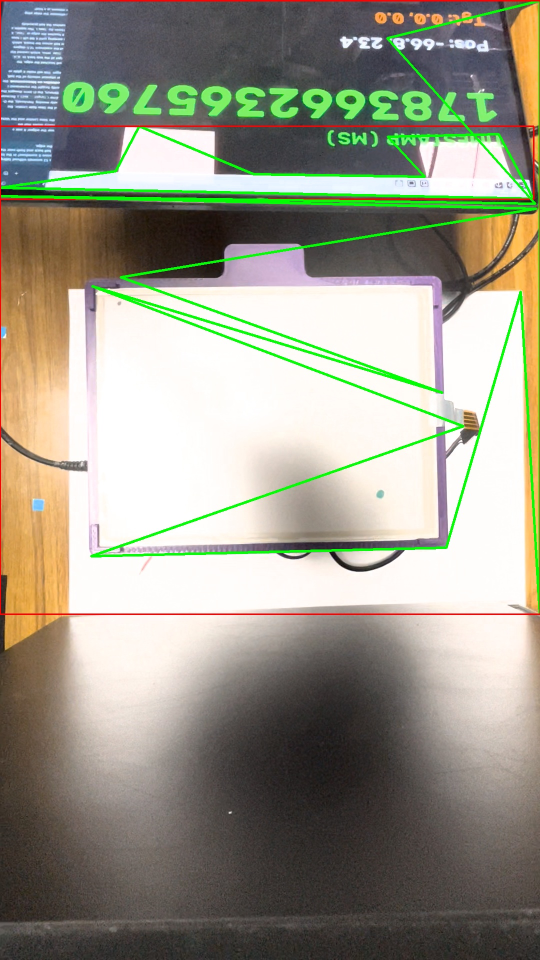
#> input picture host_software/ml_vision/tests/detect_test.jpg, 1080 x 1920 px (shown at 1/2 size)
$ python test_preprocessor.py ../tests/detect_test.jpg out.png
#> lines starting #> are read from the running program, lines starting #| are printed output that depends on the picture; after the words box and inside, x2 and y2 are one past the last pixel; in counts of white or black regions, pixels touching at a corner belong together
#> in test_preprocess, frame is the input picture: shape (1920, 1080, 3); mean B, G, R 136.6, 152, 153.5
### host_software/ml_vision/core/preprocessor.py
"""
preprocessor.py

⚠️  LEGACY / EXPERIMENTAL — DO NOT USE IN NEW WORK  ⚠️

This module was written during the early experimental phase of the project
when Canny edge detection and HSV colour masking were being investigated as
camera-agnostic alternatives to fiducial markers.

It has been SUPERSEDED by the ArUco homography pipeline, which is used in
all working inference scripts (main_onnx_aruco.py) and all new data-labelling
scripts (auto_label_shared_vision.py).

Known issues with this module:
  1. GEOMETRIC ERROR: get_perspective_transform() always warps the platform
     to a SQUARE output (500×500 px), even though the physical platform is a
     RECTANGLE (187.5 × 142.0 mm). This stretches coordinates incorrectly
     and makes any downstream mm mapping wrong.
  2. FRAGILE DETECTION: The HSV mask targets a white/grey platform colour.
     Any change in lighting, camera gain, or platform colour breaks detection.
  3. UNUSED IN PRODUCTION: This class is only referenced in legacy test
     scripts (realtime_pipeline_test.py, cascaded_pipeline_test.py,
     test_preprocessor.py). It is not part of the data collection or
     inference pipelines.

CORRECT APPROACH for all new work:
  Use cv2.aruco + cv2.findHomography to obtain a pixel↔mm mapping (M),
  then call cv2.warpPerspective with an aspect-ratio-preserving dst rectangle:

    WARP_W = 500
    WARP_H = int(round(500 * PLATFORM_H / PLATFORM_W))  # ~379 px
    warped  = cv2.warpPerspective(frame, M_warp, (WARP_W, WARP_H))
    cnn_in  = cv2.resize(warped, (128, 128))

  See: docs/plans/preprocessor_architecture_review.md for full analysis.

Original pipeline this module attempted to implement:
  1. Undistort frames (optional, if calibration data is provided).
  2. Adjust exposure/lighting.
  3. Detect platform via HSV + contour to find platform corners.
  4. Perform perspective transformation to get a top-down view.
"""

import cv2
import numpy as np


class Preprocessor:
    def __init__(self, camera_matrix=None, dist_coeffs=None, platform_size=(500, 500)):
        self.camera_matrix = camera_matrix
        self.dist_coeffs = dist_coeffs
        self.platform_size = platform_size  # (width, height) of the output warped image

        # Canny edge detection parameters
        self.canny_threshold1 = 50
        self.canny_threshold2 = 150

        # Desired corner coordinates in the output image (top-down view)
        # Order: top-left, top-right, bottom-right, bottom-left
        self.dst_pts = np.array(
            [
                [0, 0],
                [self.platform_size[0] - 1, 0],
                [self.platform_size[0] - 1, self.platform_size[1] - 1],
                [0, self.platform_size[1] - 1],
            ],
            dtype="float32",
        )

        # Temporal smoothing state
        self.prev_corners = None
        # Increased from 0.2 to 0.8 to reduce visual lag/sluggishness on the display
        self.ema_alpha = 0.9

        # HSV Color masking parameters (White/Grey platform)
        self.hsv_lower = np.array([0, 0, 80])
        self.hsv_upper = np.array([180, 40, 255])

    # [20 lines left out: functions adjust_exposure, undistort, not called in this run]

    def get_perspective_transform(self, frame, draw_corners=False):
        """
        Uses adaptive Canny edge detection to find the largest quadrilateral (assumed to be the platform),
        applies morphological closing, robustly extracts 4 corners (falling back to minAreaRect),
        and returns the warped top-down view with EMA smoothing.
        """
#> called with draw_corners = False
        # Convert to HSV and apply color mask (Targeting White/Grey)
        hsv = cv2.cvtColor(frame, cv2.COLOR_BGR2HSV)
#> hsv: shape (1920, 1080, 3); mean H, S, V 39.3, 48.4, 164.4
        mask = cv2.inRange(hsv, self.hsv_lower, self.hsv_upper)
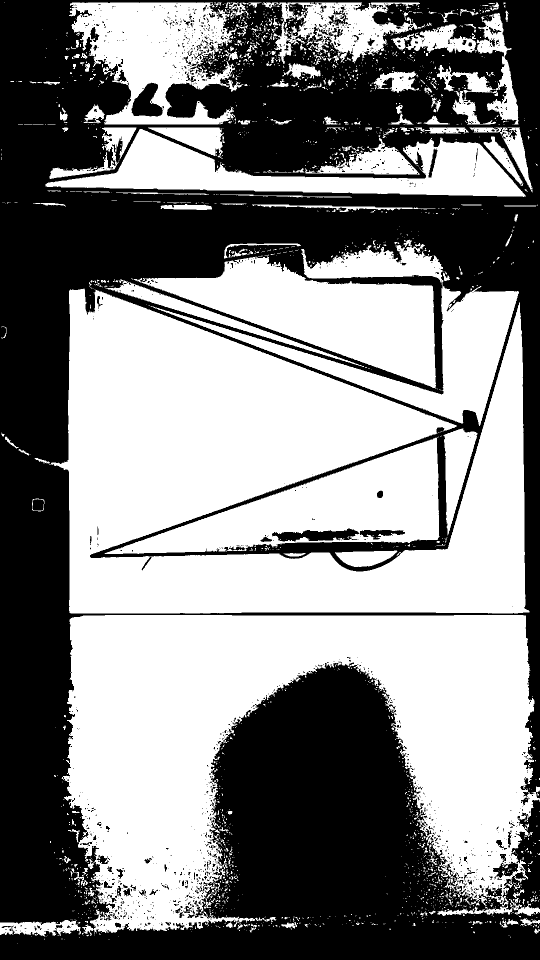
#> mask: shape (1920, 1080) (shown at 1/2 size); 52.9% white; 1542 black regions (1388 under 20 px), largest, box (x1, y1, x2, y2) and area: (0, 0, 1080, 1920) 953947, (544, 1057, 719, 1083) 2689, (263, 165, 326, 233) 2573
        self.last_mask = mask.copy()

        # Morphological operations to clean up the mask (remove salt & pepper noise)
        kernel_mask = cv2.getStructuringElement(cv2.MORPH_RECT, (7, 7))
        mask = cv2.morphologyEx(mask, cv2.MORPH_OPEN, kernel_mask)
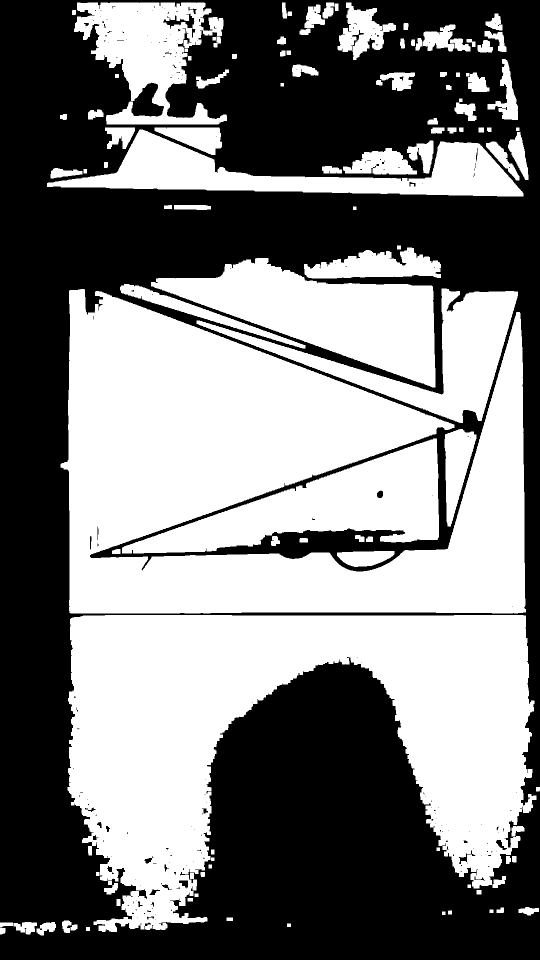
#> mask: shape (1920, 1080) (shown at 1/2 size); 49.1% white; 112 white regions, largest, box (x1, y1, x2, y2) and area: (121, 578, 1052, 1227) 361633, (135, 1230, 1073, 1864) 321413, (302, 516, 871, 775) 68084
        mask = cv2.morphologyEx(mask, cv2.MORPH_CLOSE, kernel_mask)
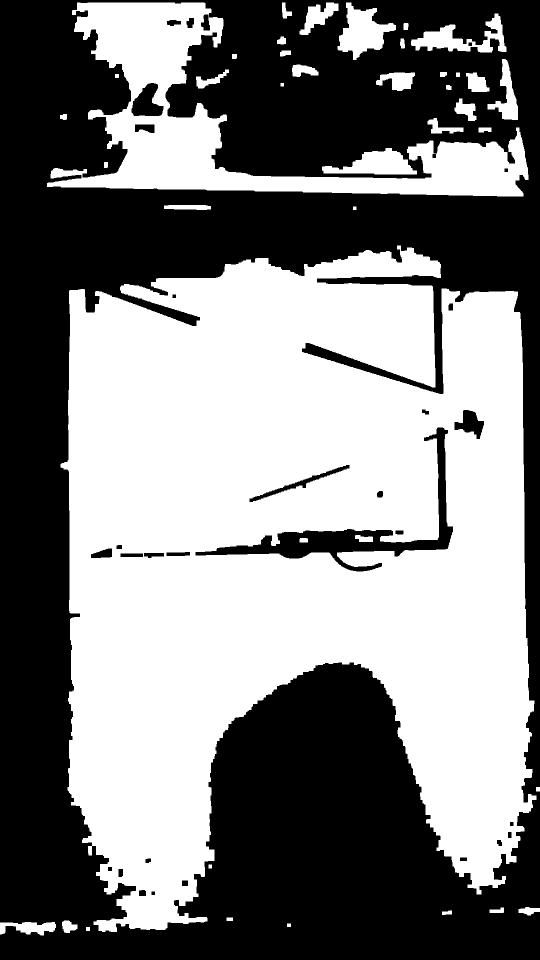
#> mask: shape (1920, 1080) (shown at 1/2 size); 50.6% white; 32 black regions, largest, box (x1, y1, x2, y2) and area: (0, 0, 1080, 1920) 994481, (391, 855, 906, 1143) 19378, (263, 166, 327, 232) 2648

        # Generate an edge-map of the binary color mask using morphological gradient
        # This gives us a 1-pixel thin outline of every object the color filter caught.
        kernel_grad = cv2.getStructuringElement(cv2.MORPH_RECT, (3, 3))
        mask_edges = cv2.morphologyEx(mask, cv2.MORPH_GRADIENT, kernel_grad)
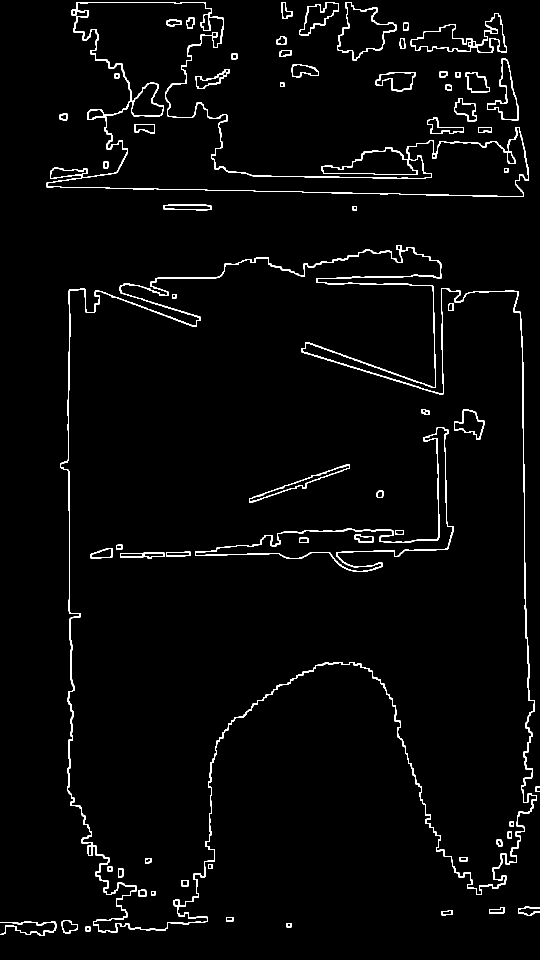
#> mask_edges: shape (1920, 1080) (shown at 1/2 size); 2.4% white in thin lines or dots

        # Find contours directly on the binary mask instead of using Canny!
        # This completely ignores background clutter because everything not matching the color is already gone.
        contours, _ = cv2.findContours(mask, cv2.RETR_EXTERNAL, cv2.CHAIN_APPROX_SIMPLE)
#> contours = 39 contours; largest, box (x1, y1, x2, y2) and area: (121, 491, 1073, 1864) 929276, (94, 5, 1057, 393) 106806, (675, 5, 792, 120) 6508, (822, 27, 1013, 105) 5406, (644, 296, 834, 349) 5311

        if not contours:
            return None, frame

        # Sort contours by area descending (look at the top 5 largest)
        contours = sorted(contours, key=cv2.contourArea, reverse=True)[:5]
#> contours = 5 contours; box (x1, y1, x2, y2) and area: (121, 491, 1073, 1864) 929276, (94, 5, 1057, 393) 106806, (675, 5, 792, 120) 6508, (822, 27, 1013, 105) 5406, (644, 296, 834, 349) 5311

        h, w = frame.shape[:2]
#> h = 1920; w = 1080

        # 2. Smart Platform Extraction
        pts = None
        for c in contours:
            area = cv2.contourArea(c)
            # Ignore tiny contours that are definitely not the platform
            if area < 5000:
                continue

            peri = cv2.arcLength(c, True)
            # Relax the approximation slightly (0.03 instead of 0.02) to handle slightly rounded corners
            approx = cv2.approxPolyDP(c, 0.03 * peri, True)

            # The platform MUST have 4 corners and generally be a convex shape
            if len(approx) == 4 and cv2.isContourConvex(approx):
                # Check if any of the 4 corners are touching the physical edges of the camera frame
                # (This prevents the script from thinking the border of the image is the platform)
                touches_border = False
                for pt in approx:
                    px, py = pt[0]
                    if px <= 10 or py <= 10 or px >= w - 10 or py >= h - 10:
                        touches_border = True
                        break

                if touches_border:
                    continue

                # Edge Overlap Verification
                # We draw the 4 edges of the candidate polygon and check how much they overlap with the actual color boundary
                poly_outline = np.zeros((h, w), dtype=np.uint8)
                cv2.drawContours(
                    poly_outline, [approx], -1, 255, 2
                )  # 2 pixel thickness

                overlap = cv2.bitwise_and(poly_outline, mask_edges)
                overlap_ratio = np.count_nonzero(overlap) / (
                    np.count_nonzero(poly_outline) + 1e-6
                )

                # If less than 60% of the polygon's perimeter aligns with a real color boundary, reject it
                if overlap_ratio < 0.6:
                    continue

                # Color Uniformity Check
                # Create a mask of just this quadrilateral and measure the variance/texture of the colors inside it
                poly_mask = np.zeros((h, w), dtype=np.uint8)
                cv2.fillPoly(poly_mask, [np.int32(approx)], 255)
                mean_color, stddev_color = cv2.meanStdDev(frame, mask=poly_mask)
                avg_stddev = np.mean(stddev_color)

                # A solid colored platform (even with lighting gradients or small markers) will have low variance (< 45).
                # A highly textured object (like a poster or keyboard) will have high variance (> 60).
                if (
                    avg_stddev > 50.0
                ):  # Adjust this threshold if it rejects the real platform!
                    continue

                pts = approx.reshape(4, 2)
                break
#> this loop made 5 passes
#> (area, peri) on passes 1 to 5: (929275.5, 9010.9), (106805.5, 4410.3), (6507.5, 495.9), (5405.5, 802.7), (5311, 478.9)

        # If we couldn't find a perfect 4-sided polygon, fallback to a bounding box around the absolute largest object
        if pts is None:
            largest_contour = contours[0]
#> largest_contour = contour of 2044 points, box (x1, y1, x2, y2) (121, 491, 1073, 1864), area 929276
            rect_min = cv2.minAreaRect(largest_contour)
#> rect_min = ((590.8, 1174.4), (938.5, 1352.2), -1.94)
            box = cv2.boxPoints(rect_min)
#> box = [[144.7, 1866], [98.83, 514.6], [1036.8, 482.8], [1082.7, 1834.2]]
            pts = np.int0(box) if hasattr(np, "int0") else np.int32(box)
#> pts = [[144, 1865], [98, 514], [1036, 482], [1082, 1834]]

        if pts is not None and len(pts) == 4:
            # Order points: top-left, top-right, bottom-right, bottom-left
            rect = np.zeros((4, 2), dtype="float32")
#> rect = [[0, 0], [0, 0], [0, 0], [0, 0]]

            s = pts.sum(axis=1)
#> s = [2009, 612, 1518, 2916]
            rect[0] = pts[np.argmin(s)]  # Top-Left
            rect[2] = pts[np.argmax(s)]  # Bottom-Right

            diff = np.diff(pts, axis=1)
#> diff = [1721, 416, -554, 752]
            rect[1] = pts[np.argmin(diff)]  # Top-Right
            rect[3] = pts[np.argmax(diff)]  # Bottom-Left

            # 3. Temporal Smoothing (EMA)
            if self.prev_corners is not None:
                dist = np.linalg.norm(rect - self.prev_corners)
                if dist < 150:  # Threshold for valid EMA smoothing
                    rect = (
                        self.ema_alpha * rect + (1 - self.ema_alpha) * self.prev_corners
                    )

            self.prev_corners = rect.copy()
#> self.prev_corners = [[98, 514], [1036, 482], [1082, 1834], [144, 1865]]

            if draw_corners:
                # Draw the outline of the platform
                cv2.polylines(frame, [np.int32(rect)], True, (255, 0, 0), 3)
                # Draw circles on the corners
                for i, pt in enumerate(rect):
                    cv2.circle(frame, (int(pt[0]), int(pt[1])), 6, (0, 0, 255), -1)
                    cv2.putText(
                        frame,
                        str(i),
                        (int(pt[0]) + 10, int(pt[1]) - 10),
                        cv2.FONT_HERSHEY_SIMPLEX,
                        0.8,
                        (0, 255, 0),
                        2,
                    )

            M = cv2.getPerspectiveTransform(rect, self.dst_pts)
#> M = [[0.532, -0.0181, -42.81], [0.0126, 0.369, -190.9], [7.86e-07, -5.36e-08, 1]]
            warped = cv2.warpPerspective(frame, M, self.platform_size)
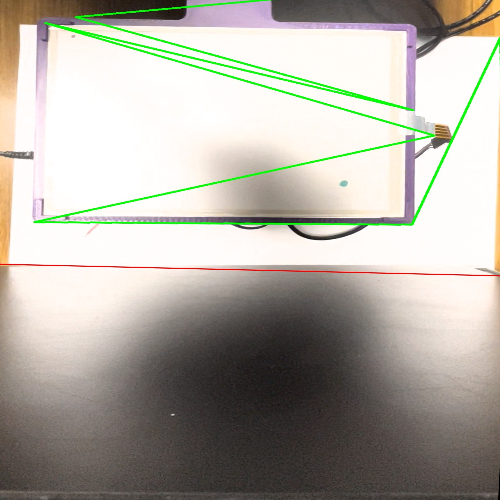
#> warped: shape (500, 500, 3); mean B, G, R 164.6, 173.9, 177.5

            return M, warped

        return None, frame

    # [9 lines left out: function process_frame, not called in this run]

### host_software/ml_vision/scripts/test_preprocessor.py
"""
test_preprocessor.py

Tests the Canny edge detection and perspective warp logic.
Reads an image, applies the preprocessor, and saves the output.
"""

import cv2
import argparse
import os
from preprocessor import Preprocessor

def test_preprocess(image_path, output_path):
    if not os.path.exists(image_path):
        print(f"Error: Could not find image at {image_path}")
        return

    frame = cv2.imread(image_path)
    if frame is None:
        print(f"Error: Could not read image at {image_path}")
        return

    print(f"Processing {image_path}...")

    # Initialize preprocessor (platform size 500x500)
    preproc = Preprocessor(platform_size=(500, 500))

    M, warped = preproc.get_perspective_transform(frame)

    if M is not None:
        print("Success! Perspective transform matrix calculated.")
        cv2.imwrite(output_path, warped)
        print(f"Warped image saved to {output_path}")
    else:
        print("Failed to detect 4-point contour for the platform.")

if __name__ == "__main__":
    parser = argparse.ArgumentParser()
    parser.add_argument("image_path", help="Path to the input test image")
    parser.add_argument("output_path", help="Path to save the warped output image")
    args = parser.parse_args()

    test_preprocess(args.image_path, args.output_path)
